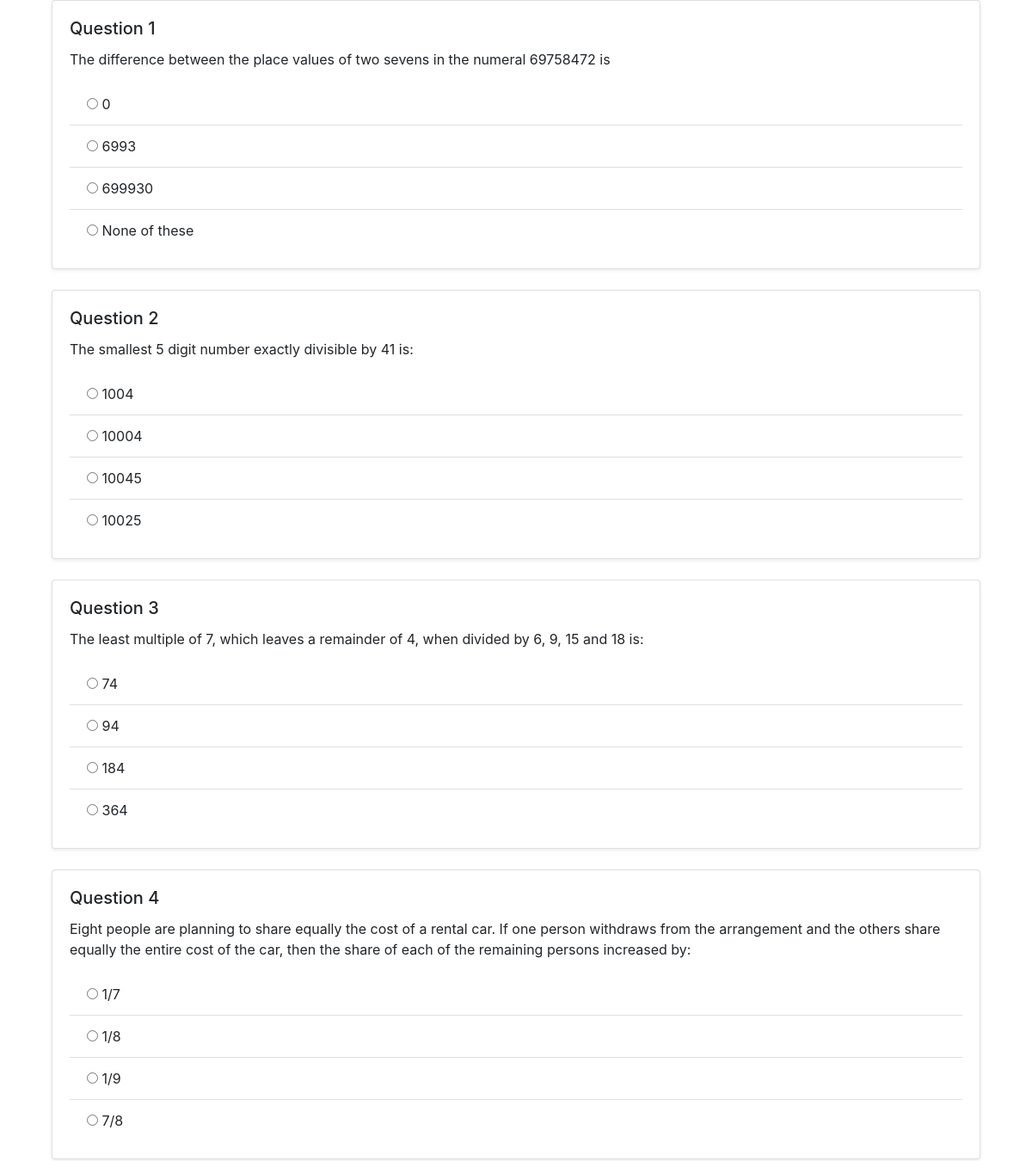
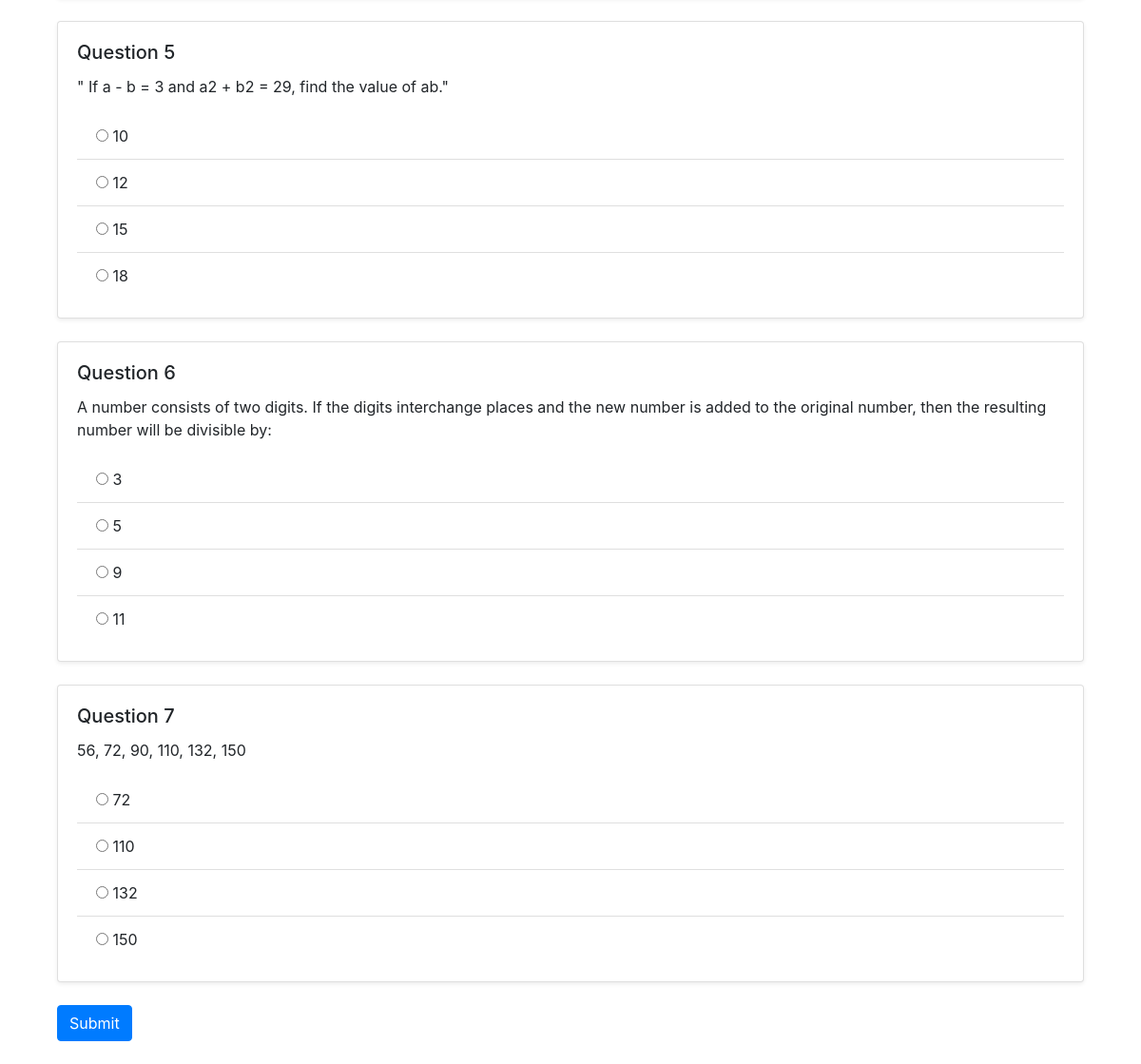
Screenshot of /User/Questions/15 (signed in) with the database file from the repository (2 pictures, top to bottom).
### Master/models.py (models this page shows)
class tbl_question(models.Model):
    question_id = models.AutoField(primary_key=True)
    question_content=models.CharField(max_length=500)
    question_score=models.IntegerField()
    option_1=models.CharField(max_length=500)
    option_2=models.CharField(max_length=500)
    option_3=models.CharField(max_length=500)
    option_4=models.CharField(max_length=500)
    answer=models.CharField(max_length=500)
    category_id=models.ForeignKey(tbl_category,on_delete=models.CASCADE)
    answer_key=models.CharField(max_length=500)

### User/views.py (the view)
# urls.py: path('Questions/', views.Questions,name='Questions'),
def Questions(request, cid):
    if 'uid' not in request.session:
        return redirect('login')
    user_id = request.session['uid']
    user = tbl_user.objects.get(user_id=user_id)
    all_questions = tbl_question.objects.filter(category_id=cid)
    if all_questions.count() > 30:
        random_questions = sample(list(all_questions), 30)
    else:
        random_questions = all_questions
    if request.method == "POST":
        test = tbl_test.objects.get(user_id=user, test_status='0')
        test.test_end_time = timezone.now()
        test.test_status = '1'
        total_score = 0
        for question in random_questions:
            answer_key = f'answer_{question.question_id}'
            user_answer = request.POST.get(answer_key)
            if user_answer == question.answer:
                total_score += question.question_score
            test_question = tbl_test_question.objects.create(
                test_id=test,
                test_question_answer=user_answer,
                test_question_score=question.question_score if user_answer == question.answer else 0,
                question_id=question  # Insert question_id into tbl_test_question
            )
            test_question.save()
        test.test_score = total_score
        test.save()
        return render(request, 'User/HomePage.html')
    else:
        data = tbl_test.objects.filter(user_id=request.session['uid'],test_status=0).count()
        if data > 0:
            return render(request, 'User/Questions.html', {'Questions': random_questions})
        else:
            test = tbl_test.objects.create(user_id=user)
            return render(request, 'User/Questions.html', {'Questions': random_questions})

### User/Templates/User/Questions.html (shortened to what this page needs)
<!DOCTYPE html>
<html lang="en">
<head>
    <link
      href="https://stackpath.bootstrapcdn.com/bootstrap/4.5.2/css/bootstrap.min.css"
      rel="stylesheet"
    />
</head>
<body>
    <div class="container">
        <form method="POST" >
            {% for question in Questions %}
            <div class="col-md-12 mb-4">
                <div class="card shadow-sm">
                    <div class="card-body">
                        <h5 class="card-title">Question {{ forloop.counter }}</h5>
                        <p class="card-text">{{ question.question_content }}</p>
                        <ul class="list-group list-group-flush">
                            <li class="list-group-item"><input type="radio" name="answer_{{ question.question_id }}" value="{{ question.option_1 }}"> {{ question.option_1 }}</li>
                            <li class="list-group-item"><input type="radio" name="answer_{{ question.question_id }}" value="{{ question.option_2 }}"> {{ question.option_2 }}</li>
                            <li class="list-group-item"><input type="radio" name="answer_{{ question.question_id }}" value="{{ question.option_3 }}"> {{ question.option_3 }}</li>
                            <li class="list-group-item"><input type="radio" name="answer_{{ question.question_id }}" value="{{ question.option_4 }}"> {{ question.option_4 }}</li>
                        </ul>
                    </div>
                </div>
            </div>
            {% endfor %}
            <div class="col-md-12 mb-4">
                <input type="submit" class="btn btn-primary" value="Submit">
            </div>
        </form>
    </div>
</body>
</html>

### rows the page displays
tbl_question: question_content "The difference between the place values of two sevens in the numeral 69758472 is", option_1 "0", option_2 "6993", option_3 "699930", option_4 "None of these"
tbl_question: question_content "The smallest 5 digit number exactly divisible by 41 is:", option_1 "1004", option_2 "10004", option_3 "10045", option_4 "10025"
tbl_question: question_content "The least multiple of 7, which leaves a remainder of 4, when divided by 6, 9, 15 and 18 is:", option_1 "74", option_2 "94", option_3 "184", option_4 "364"
tbl_question: question_content "Eight people are planning to share equally the cost of a rental car. If one person withdraws from the arrangement and the others share equally the entire cost of the car, then the share of each of the remaining persons increased by:", option_1 "1/7", option_2 "1/8", option_3 "1/9", option_4 "7/8"
tbl_question: question_content "\" If a - b = 3 and a2 + b2 = 29, find the value of ab.\"", option_1 "10", option_2 "12", option_3 "15", option_4 "18"
tbl_question: question_content "A number consists of two digits. If the digits interchange places and the new number is added to the original number, then the resulting number will be divisible by:", option_1 "3", option_2 "5", option_3 "9", option_4 "11"
tbl_question: question_content "56, 72, 90, 110, 132, 150", option_1 "72", option_2 "110", option_3 "132", option_4 "150"
